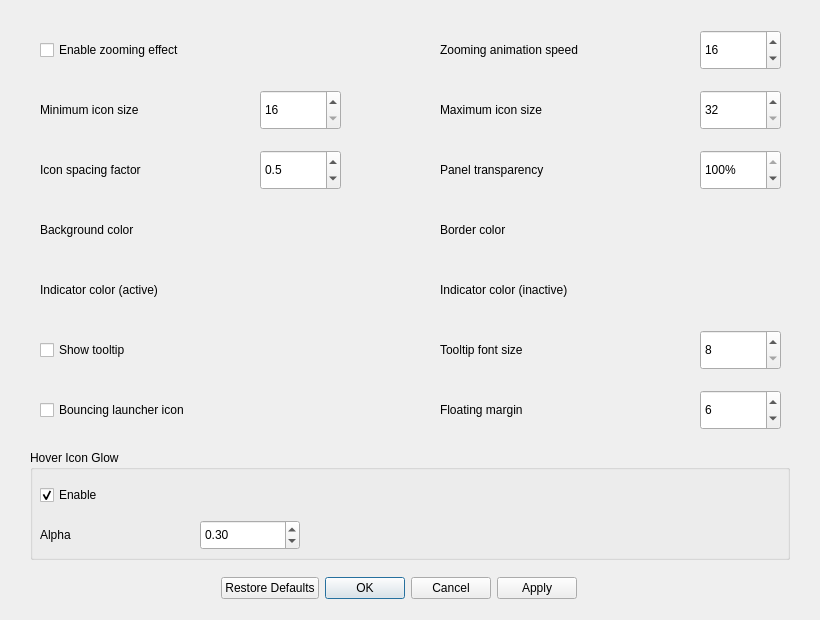
<?xml version="1.0" encoding="UTF-8"?>
<ui version="4.0">
 <class>AppearanceSettingsDialog</class>
 <widget class="QDialog" name="AppearanceSettingsDialog">
  <property name="geometry">
   <rect>
    <x>0</x>
    <y>0</y>
    <width>820</width>
    <height>620</height>
   </rect>
  </property>
  <property name="windowTitle">
   <string>Appearance Settings</string>
  </property>
  <widget class="QDialogButtonBox" name="buttonBox">
   <property name="geometry">
    <rect>
     <x>34</x>
     <y>570</y>
     <width>730</width>
     <height>36</height>
    </rect>
   </property>
   <property name="orientation">
    <enum>Qt::Orientation::Horizontal</enum>
   </property>
   <property name="standardButtons">
    <set>QDialogButtonBox::StandardButton::Apply|QDialogButtonBox::StandardButton::Cancel|QDialogButtonBox::StandardButton::Ok|QDialogButtonBox::StandardButton::RestoreDefaults</set>
   </property>
   <property name="centerButtons">
    <bool>true</bool>
   </property>
  </widget>
  <widget class="QLabel" name="minSizeLabel">
   <property name="geometry">
    <rect>
     <x>40</x>
     <y>90</y>
     <width>220</width>
     <height>40</height>
    </rect>
   </property>
   <property name="text">
    <string>Minimum icon size</string>
   </property>
  </widget>
  <widget class="QSpinBox" name="minSize">
   <property name="geometry">
    <rect>
     <x>260</x>
     <y>90</y>
     <width>81</width>
     <height>40</height>
    </rect>
   </property>
   <property name="minimum">
    <number>16</number>
   </property>
   <property name="maximum">
    <number>64</number>
   </property>
   <property name="singleStep">
    <number>8</number>
   </property>
  </widget>
  <widget class="QLabel" name="maxSizeLabel">
   <property name="geometry">
    <rect>
     <x>440</x>
     <y>90</y>
     <width>220</width>
     <height>40</height>
    </rect>
   </property>
   <property name="text">
    <string>Maximum icon size</string>
   </property>
  </widget>
  <widget class="QSpinBox" name="maxSize">
   <property name="geometry">
    <rect>
     <x>700</x>
     <y>90</y>
     <width>81</width>
     <height>40</height>
    </rect>
   </property>
   <property name="minimum">
    <number>32</number>
   </property>
   <property name="maximum">
    <number>192</number>
   </property>
   <property name="singleStep">
    <number>8</number>
   </property>
  </widget>
  <widget class="QLabel" name="backgroundTransparencyLabel">
   <property name="geometry">
    <rect>
     <x>440</x>
     <y>150</y>
     <width>220</width>
     <height>40</height>
    </rect>
   </property>
   <property name="text">
    <string>Panel transparency</string>
   </property>
  </widget>
  <widget class="QLabel" name="backgroundColorLabel">
   <property name="geometry">
    <rect>
     <x>40</x>
     <y>210</y>
     <width>220</width>
     <height>40</height>
    </rect>
   </property>
   <property name="text">
    <string>Background color</string>
   </property>
  </widget>
  <widget class="QLabel" name="borderColorLabel">
   <property name="geometry">
    <rect>
     <x>440</x>
     <y>210</y>
     <width>220</width>
     <height>40</height>
    </rect>
   </property>
   <property name="text">
    <string>Border color</string>
   </property>
  </widget>
  <widget class="QLabel" name="tooltipFontSizeLabel">
   <property name="geometry">
    <rect>
     <x>440</x>
     <y>330</y>
     <width>220</width>
     <height>40</height>
    </rect>
   </property>
   <property name="text">
    <string>Tooltip font size</string>
   </property>
  </widget>
  <widget class="QSpinBox" name="tooltipFontSize">
   <property name="geometry">
    <rect>
     <x>700</x>
     <y>330</y>
     <width>81</width>
     <height>40</height>
    </rect>
   </property>
   <property name="minimum">
    <number>8</number>
   </property>
   <property name="maximum">
    <number>28</number>
   </property>
   <property name="singleStep">
    <number>2</number>
   </property>
  </widget>
  <widget class="QLabel" name="spacingFactorLabel">
   <property name="geometry">
    <rect>
     <x>40</x>
     <y>150</y>
     <width>220</width>
     <height>40</height>
    </rect>
   </property>
   <property name="text">
    <string>Icon spacing factor</string>
   </property>
  </widget>
  <widget class="QSpinBox" name="backgroundTransparency">
   <property name="geometry">
    <rect>
     <x>700</x>
     <y>150</y>
     <width>81</width>
     <height>40</height>
    </rect>
   </property>
   <property name="suffix">
    <string>%</string>
   </property>
   <property name="maximum">
    <number>100</number>
   </property>
   <property name="singleStep">
    <number>5</number>
   </property>
   <property name="value">
    <number>100</number>
   </property>
  </widget>
  <widget class="QDoubleSpinBox" name="spacingFactor">
   <property name="geometry">
    <rect>
     <x>260</x>
     <y>150</y>
     <width>81</width>
     <height>40</height>
    </rect>
   </property>
   <property name="decimals">
    <number>1</number>
   </property>
   <property name="minimum">
    <double>0.100000000000000</double>
   </property>
   <property name="maximum">
    <double>0.900000000000000</double>
   </property>
   <property name="singleStep">
    <double>0.100000000000000</double>
   </property>
   <property name="value">
    <double>0.500000000000000</double>
   </property>
  </widget>
  <widget class="QLabel" name="floatingMarginLabel">
   <property name="geometry">
    <rect>
     <x>440</x>
     <y>390</y>
     <width>200</width>
     <height>40</height>
    </rect>
   </property>
   <property name="text">
    <string>Floating margin</string>
   </property>
  </widget>
  <widget class="QSpinBox" name="floatingMargin">
   <property name="geometry">
    <rect>
     <x>700</x>
     <y>390</y>
     <width>81</width>
     <height>40</height>
    </rect>
   </property>
   <property name="minimum">
    <number>2</number>
   </property>
   <property name="maximum">
    <number>32</number>
   </property>
   <property name="singleStep">
    <number>2</number>
   </property>
   <property name="value">
    <number>6</number>
   </property>
  </widget>
  <widget class="QLabel" name="activeIndicatorLabel">
   <property name="geometry">
    <rect>
     <x>40</x>
     <y>270</y>
     <width>220</width>
     <height>40</height>
    </rect>
   </property>
   <property name="text">
    <string>Indicator color (active)</string>
   </property>
  </widget>
  <widget class="QLabel" name="inactiveIndicatorLabel">
   <property name="geometry">
    <rect>
     <x>440</x>
     <y>270</y>
     <width>220</width>
     <height>40</height>
    </rect>
   </property>
   <property name="text">
    <string>Indicator color (inactive)</string>
   </property>
  </widget>
  <widget class="QCheckBox" name="bouncingLauncherIcon">
   <property name="geometry">
    <rect>
     <x>40</x>
     <y>390</y>
     <width>300</width>
     <height>40</height>
    </rect>
   </property>
   <property name="text">
    <string>Bouncing launcher icon</string>
   </property>
  </widget>
  <widget class="QCheckBox" name="showTooltip">
   <property name="geometry">
    <rect>
     <x>40</x>
     <y>330</y>
     <width>300</width>
     <height>40</height>
    </rect>
   </property>
   <property name="text">
    <string>Show tooltip</string>
   </property>
  </widget>
  <widget class="QLabel" name="zoomingSpeedLabel">
   <property name="geometry">
    <rect>
     <x>440</x>
     <y>30</y>
     <width>250</width>
     <height>40</height>
    </rect>
   </property>
   <property name="text">
    <string>Zooming animation speed</string>
   </property>
  </widget>
  <widget class="QSpinBox" name="zoomingAnimationSpeed">
   <property name="geometry">
    <rect>
     <x>700</x>
     <y>30</y>
     <width>81</width>
     <height>40</height>
    </rect>
   </property>
   <property name="suffix">
    <string/>
   </property>
   <property name="minimum">
    <number>1</number>
   </property>
   <property name="maximum">
    <number>30</number>
   </property>
   <property name="singleStep">
    <number>1</number>
   </property>
   <property name="value">
    <number>16</number>
   </property>
  </widget>
  <widget class="QCheckBox" name="enableZooming">
   <property name="geometry">
    <rect>
     <x>40</x>
     <y>30</y>
     <width>300</width>
     <height>40</height>
    </rect>
   </property>
   <property name="text">
    <string>Enable zooming effect</string>
   </property>
   <property name="checked">
    <bool>false</bool>
   </property>
  </widget>
  <widget class="QGroupBox" name="hoverGlowGroup">
   <property name="geometry">
    <rect>
     <x>30</x>
     <y>450</y>
     <width>760</width>
     <height>110</height>
    </rect>
   </property>
    <property name="title">
     <string>Hover Icon Glow</string>
    </property>
   <widget class="QCheckBox" name="hoverGlow">
    <property name="geometry">
     <rect>
      <x>10</x>
      <y>30</y>
      <width>150</width>
      <height>30</height>
     </rect>
    </property>
    <property name="text">
     <string>Enable</string>
    </property>
    <property name="checked">
     <bool>true</bool>
    </property>
   </widget>
   <widget class="QLabel" name="hoverGlowAlphaLabel">
    <property name="geometry">
     <rect>
      <x>10</x>
      <y>70</y>
      <width>150</width>
      <height>30</height>
     </rect>
    </property>
    <property name="text">
     <string>Alpha</string>
    </property>
   </widget>
   <widget class="QDoubleSpinBox" name="hoverGlowAlpha">
    <property name="geometry">
     <rect>
      <x>170</x>
      <y>70</y>
      <width>100</width>
      <height>30</height>
     </rect>
    </property>
    <property name="decimals">
     <number>2</number>
    </property>
    <property name="minimum">
     <double>0.100000000000000</double>
    </property>
    <property name="maximum">
     <double>1.000000000000000</double>
    </property>
    <property name="singleStep">
     <double>0.050000000000000</double>
    </property>
    <property name="value">
     <double>0.300000000000000</double>
    </property>
   </widget>
  </widget>
 </widget>
 <resources/>
 <connections>
  <connection>
   <sender>buttonBox</sender>
   <signal>accepted()</signal>
   <receiver>AppearanceSettingsDialog</receiver>
   <slot>accept()</slot>
   <hints>
    <hint type="sourcelabel">
     <x>248</x>
     <y>254</y>
    </hint>
    <hint type="destinationlabel">
     <x>157</x>
     <y>274</y>
    </hint>
   </hints>
  </connection>
  <connection>
   <sender>buttonBox</sender>
   <signal>rejected()</signal>
   <receiver>AppearanceSettingsDialog</receiver>
   <slot>reject()</slot>
   <hints>
    <hint type="sourcelabel">
     <x>316</x>
     <y>260</y>
    </hint>
    <hint type="destinationlabel">
     <x>286</x>
     <y>274</y>
    </hint>
   </hints>
  </connection>
 </connections>
</ui>
